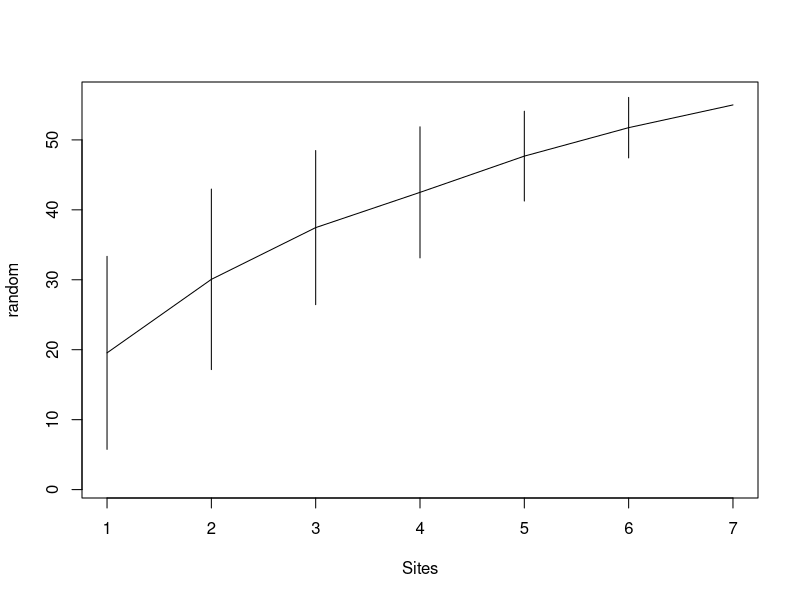
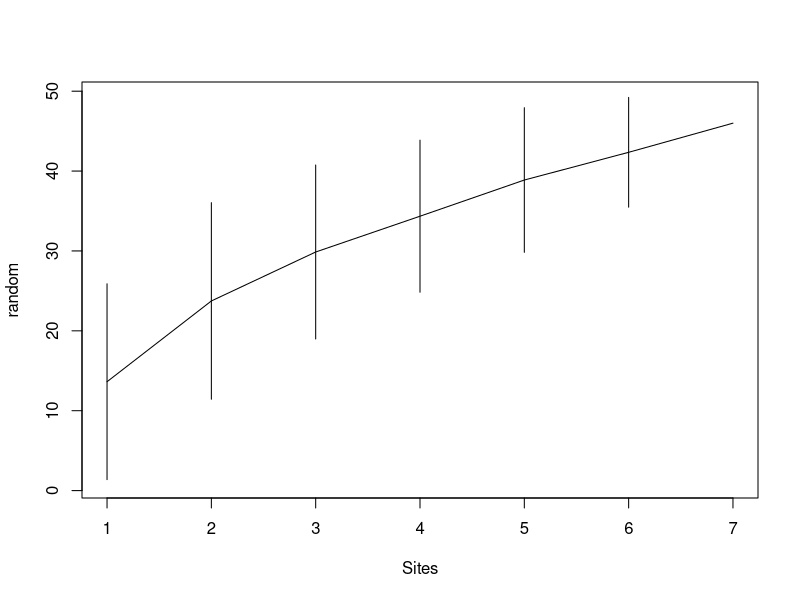
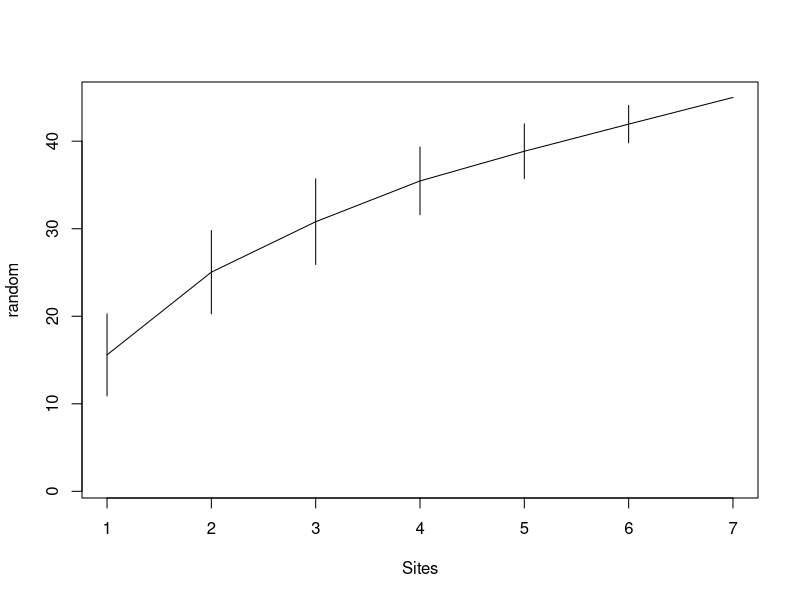
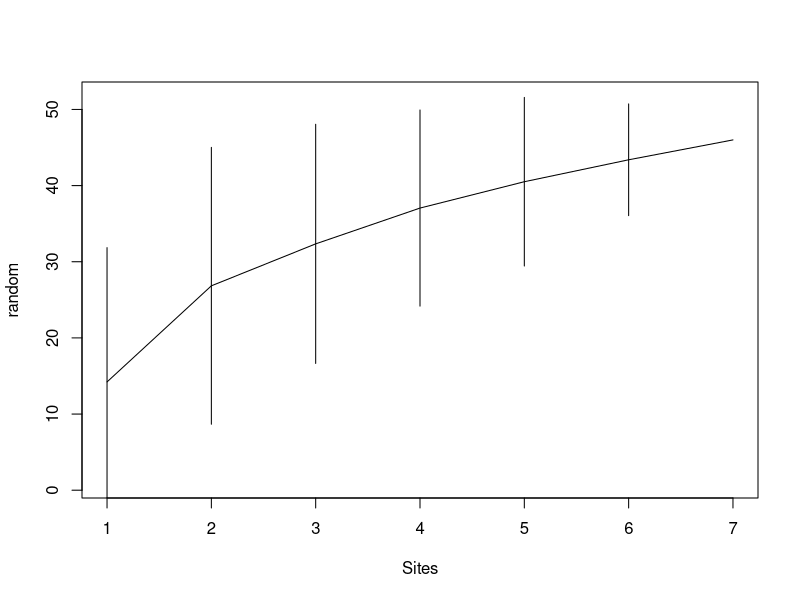
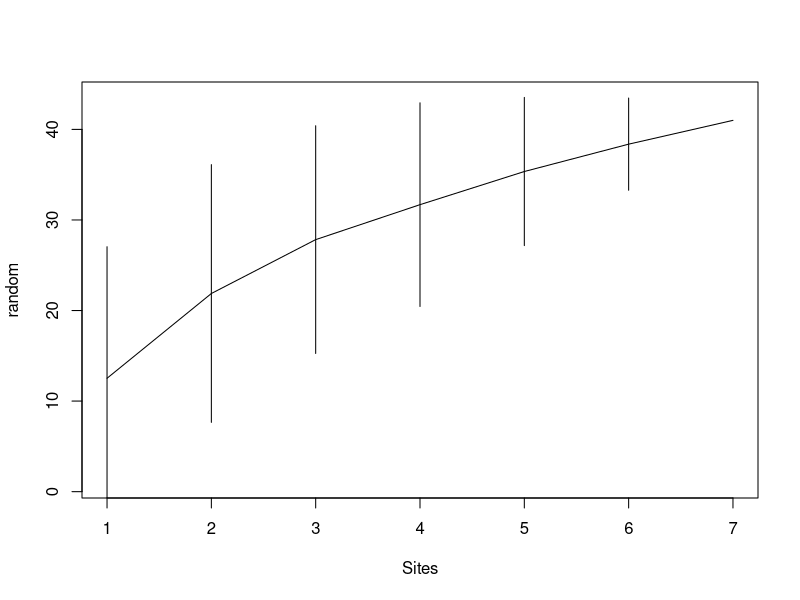
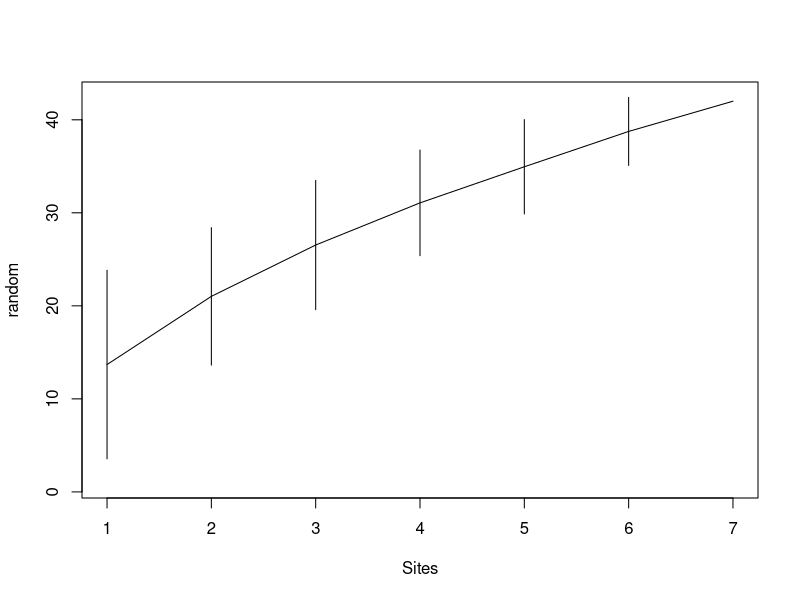
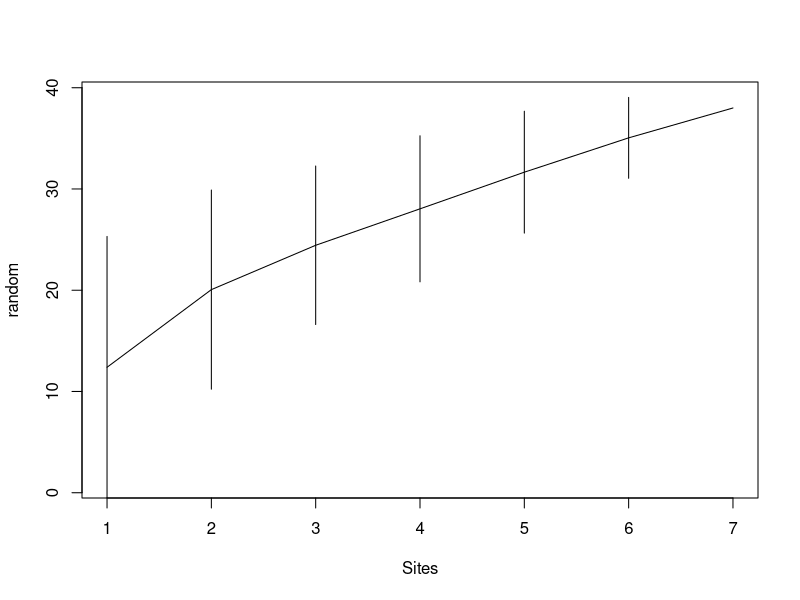
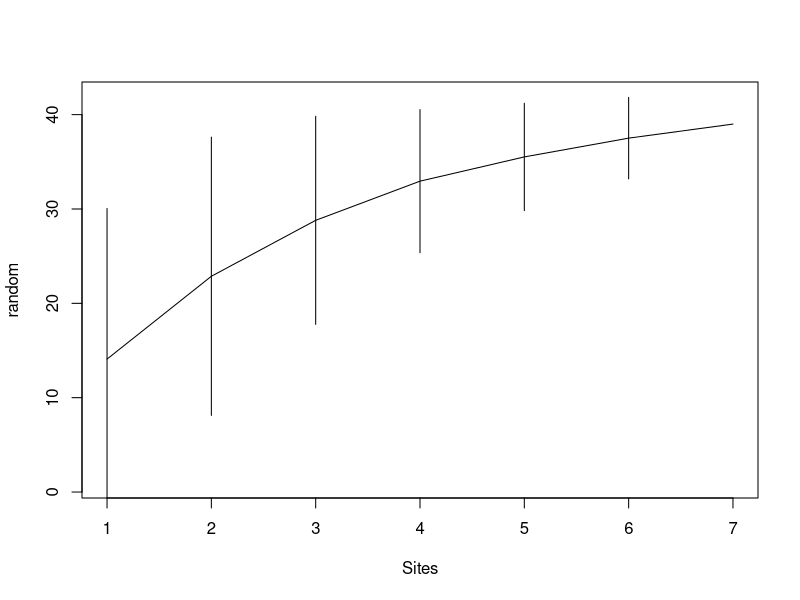

Here is the R script that generated these plots, in order:
.libPaths(c("E:\\Rlib", .libPaths()))

library(vegan)



#### Data

raw_int=read.csv("Data/Raw_InteractionData_BothYears.csv", header=TRUE,sep=",", as.is=TRUE, na.strings="(null)")
raw_int$Record_ID = 1:length(raw_int$Specimen_ID)
raw_int_2014 = raw_int[which(raw_int$Year == 2014),]
raw_int_2015 = raw_int[which(raw_int$Year == 2015),]

head(raw_int)
#   Year Plot Round            Plant      Specimen_ID Basic_Type  Treatment Record_ID
# 1 2014    2     1 Veronica_persica Sphaerophoria_sp   Hoverfly Heat+Water         1
# 2 2014    2     1 Lamium_purpureum Bombus_pascuorum  Bumblebee Heat+Water         2
# 3 2014   16     1  Stellaria_media  Eristalis_tenax   Hoverfly    Control         3
# 4 2014    1     1  Stellaria_media  Anthomyiidae_sp        Fly    Control         4
# 5 2014   11     1 Veronica_persica  Eristalis_tenax   Hoverfly       Heat         5
# 6 2014   23     1 Veronica_persica    Tachinidae_sp        Fly    Control         6


####

# 1. Each treatment
# 2. Each plot - 2014
# 3. Each plot - 2015


####

########################## 1. Each treatment ####

#### start with 2014

treat_2014_ls = split(raw_int_2014, raw_int_2014$Treatment)

treat_mat_2014_ls = lapply(treat_2014_ls, function(x) {
  mat1 = tapply(x$Record_ID, list(x$Round, x$Specimen_ID), length)
  mat1[is.na(mat1)] = 0
  mat1
})

head(treat_mat_2014_ls[1])
names(treat_mat_2014_ls)
# [1] "Control"    "Heat"       "Heat+Water" "Water"   

plot(specaccum(treat_mat_2014_ls[[1]], method="random"))
specpool(treat_mat_2014_ls[[1]])

plot(specaccum(treat_mat_2014_ls[[2]], method="random"))
specpool(treat_mat_2014_ls[[2]])

plot(specaccum(treat_mat_2014_ls[[3]], method="random"))
specpool(treat_mat_2014_ls[[3]])

plot(specaccum(treat_mat_2014_ls[[4]], method="random"))
specpool(treat_mat_2014_ls[[4]])
# none reach asymptote.


### 2015

treat_2015_ls = split(raw_int_2015, raw_int_2015$Treatment)

treat_mat_2015_ls = lapply(treat_2015_ls, function(x) {
  mat1 = tapply(x$Record_ID, list(x$Round, x$Specimen_ID), length)
  mat1[is.na(mat1)] = 0
  mat1
})

head(treat_mat_2015_ls[1])
names(treat_mat_2015_ls)
# [1] "Control"    "Heat"       "Heat+Water" "Water"   

plot(specaccum(treat_mat_2015_ls[[1]], method="random"))
specpool(treat_mat_2015_ls[[1]])

plot(specaccum(treat_mat_2015_ls[[2]], method="random"))
specpool(treat_mat_2015_ls[[2]])

plot(specaccum(treat_mat_2015_ls[[3]], method="random"))
specpool(treat_mat_2015_ls[[3]])

plot(specaccum(treat_mat_2015_ls[[4]], method="random"))
specpool(treat_mat_2015_ls[[4]])
# none reach asymptote.



#
########################## 2. Each plot - 2014 ####

raw_int_2014$Round = factor(raw_int_2014$Round)

plot_2014_ls = split(raw_int_2014, raw_int_2014$Plot)

plot_mat_2014_ls = lapply(plot_2014_ls, function(x) {
  mat1 = tapply(x$Record_ID, list(x$Round, x$Specimen_ID), length)
  mat1[is.na(mat1)] = 0
  mat1
})

head(plot_mat_2014_ls[1])
names(plot_mat_2014_ls)
# [1] "1"  "2"  "3"  "4"  "5"  "6"  "7"  "8"  "9"  "10" "11" "12" "13" "14" "15" "16" "17" "18" "19" "20" "21" "22" "23" "24"

plot(specaccum(plot_mat_2014_ls[[1]], method="random"))
# cycling through all plots shows none reach asymptote.


# calculate extrapolated richness values:
plot_2014_ex = Reduce(rbind,
                      Map(function(x, y) {
                        df1 = specpool(x)
                        df1$Plot = paste0(y)
                        df1$Year = "2014"
                        rownames(df1) = NULL
                        df1[, c(11, 10, 1:9)]
                        }, plot_mat_2014_ls, names(plot_mat_2014_ls)))
plot_2014_ex
#    Year Plot Species     chao   chao.se    jack1 jack1.se    jack2     boot  boot.se n
# 1  2014    1      25 41.80000 12.405160 37.00000 6.928203 44.02381 30.33528 4.170934 7
# 2  2014    2      18 20.20408  2.477242 23.14286 2.474358 23.26190 20.78329 1.731019 7
# 3  2014    3      22 43.00000 16.039015 34.00000 8.071113 41.61905 27.18339 4.399938 7
# 4  2014    4      18 39.42857 20.849314 26.57143 5.897076 32.52381 21.67379 3.058999 7
# 5  2014    5      21 26.78571  5.122728 28.71429 4.873921 31.57143 24.71333 2.633834 7
# 6  2014    6      22 34.34286  9.674406 32.28571 6.821335 37.88095 26.63556 3.967503 7
# 7  2014    7      12 13.71429  2.321154 15.42857 2.157096 15.90476 13.78172 1.331006 7
# 8  2014    8      15 18.00000  3.070598 21.00000 3.464102 21.83333 18.06336 2.510976 7
# 9  2014    9      23 30.40816  5.933378 32.42857 5.022399 36.11905 27.46813 2.922924 7
# 10 2014   10      20 41.00000 16.039015 32.00000 5.707138 39.61905 25.16084 2.862035 7
# 11 2014   11      19 43.14286 19.944481 30.14286 6.356742 37.64286 23.74595 3.203750 7
# 12 2014   12      20 34.28571 12.804123 28.57143 4.199125 33.92857 23.78604 2.263036 7
# 13 2014   13      24 48.77143 17.084443 38.57143 7.553888 47.73810 30.27546 3.427311 7
# 14 2014   14      22 34.96429 10.774962 31.42857 4.285714 36.90476 26.20359 2.352035 7
# 15 2014   15      26 67.28571 31.788630 40.57143 9.646825 50.92857 32.12833 4.953348 7
# 16 2014   16      21 28.14286  6.004533 29.57143 3.768830 33.14286 25.01111 2.215218 7
# 17 2014   17      18 27.14286  8.877090 24.85714 3.319700 28.78571 21.10871 1.827654 7
# 18 2014   18      19 44.92857 24.628101 28.42857 6.767268 35.09524 23.03094 3.667259 7
# 19 2014   19      23 37.48571 11.000809 34.14286 5.938460 40.45238 27.94100 3.093979 7
# 20 2014   20      25 33.04762  5.930521 36.14286 5.488392 40.07143 30.31514 3.196420 7
# 21 2014   21      27 37.50000  7.468685 39.00000 6.279217 44.23810 32.59998 3.541380 7
# 22 2014   22      21 49.00000 22.656861 33.00000 6.279217 41.21429 26.10577 2.939562 7
# 23 2014   23      32 49.35714 11.043773 47.42857 7.016017 55.52381 38.96231 3.599812 7
# 24 2014   24      24 56.14286 25.535090 36.85714 6.337449 45.78571 29.48547 3.309005 7




#
########################## 3. Each plot - 2015 ####

raw_int_2015$Round = factor(raw_int_2015$Round)

plot_2015_ls = split(raw_int_2015, raw_int_2015$Plot)

plot_mat_2015_ls = lapply(plot_2015_ls, function(x) {
  mat1 = tapply(x$Record_ID, list(x$Round, x$Specimen_ID), length)
  mat1[is.na(mat1)] = 0
  mat1
})

head(plot_mat_2015_ls[1])
names(plot_mat_2015_ls)
# [1] "1"  "2"  "3"  "4"  "5"  "6"  "7"  "8"  "9"  "10" "11" "12" "13" "14" "15" "16" "17" "18" "19" "20" "21" "22" "23" "24"

plot(specaccum(plot_mat_2015_ls[[1]], method="random"))
# cycling through all plots shows none reach asymptote.


# calculate extrapolated richness values:
plot_2015_ex = Reduce(rbind,
                      Map(function(x, y) {
                        df1 = specpool(x)
                        df1$Plot = paste0(y)
                        df1$Year = "2015"
                        rownames(df1) = NULL
                        df1[, c(11, 10, 1:9)]
                      }, plot_mat_2015_ls, names(plot_mat_2015_ls)))
plot_2015_ex
#    Year Plot Species      chao   chao.se    jack1 jack1.se    jack2     boot  boot.se n
# 1  2015    1      18  24.12245  5.145009 26.57143 6.712766 29.54762 22.08311 3.996655 7
# 2  2015    2      17  25.67857  7.809127 24.71429 4.314191 28.76190 20.49855 2.402844 7
# 3  2015    3      20  22.62500  2.724670 26.00000 4.720775 26.23810 23.21791 2.893865 7
# 4  2015    4      22  42.57143 17.398100 32.28571 7.068181 39.07143 26.44864 3.657134 7
# 5  2015    5      17  21.20000  4.219953 23.00000 2.927700 25.02381 19.93597 2.049986 7
# 6  2015    6      18  39.42857 20.849314 26.57143 5.283783 32.52381 21.68852 2.730762 7
# 7  2015    7      15  24.14286  8.877090 21.85714 3.568570 25.78571 18.06361 2.012068 7
# 8  2015    8      20  28.57143  7.256243 28.57143 3.989783 32.73810 23.91374 2.245156 7
# 9  2015    9      17  20.00000  3.070598 23.00000 3.207135 23.83333 20.06602 2.399000 7
# 10 2015   10      17  78.71429 71.693224 27.28571 6.161102 35.26190 21.19657 2.932142 7
# 11 2015   11      20  28.57143  7.256243 28.57143 4.398516 32.73810 23.93583 2.521692 7
# 12 2015   12      12  12.64286  1.123724 14.57143 1.979487 13.14286 13.63138 1.668553 7
# 13 2015   13      21  72.85714 60.982768 30.42857 4.668610 37.69048 24.92415 2.332230 7
# 14 2015   14      18  35.28571 15.017903 27.42857 4.668610 33.50000 22.06628 2.417669 7
# 15 2015   15      15  18.85714  4.182690 20.14286 2.799417 22.04762 17.48145 1.821975 7
# 16 2015   16      16  27.57143 10.757057 23.71429 5.834451 28.35714 19.40368 3.202663 7
# 17 2015   17      18  29.57143 10.757057 25.71429 4.873921 30.35714 21.40899 2.700498 7
# 18 2015   18      12  14.28571  3.041661 15.42857 2.157096 16.50000 13.70660 1.396181 7
# 19 2015   19      18 102.00000 95.686990 30.00000 6.803361 39.40476 22.87890 3.344755 7
# 20 2015   20      15  25.50000 11.341296 21.00000 2.618615 24.80952 17.63180 1.405056 7
# 21 2015   21      16  77.71429 71.693224 26.28571 5.421047 34.26190 20.19907 2.494185 7
# 22 2015   22      24  60.57143 28.579047 37.71429 6.259686 47.35714 29.76352 2.886501 7
# 23 2015   23      24  40.80000 12.405160 36.00000 6.803361 43.02381 29.29815 3.644231 7
# 24 2015   24      23  39.80000 12.405160 35.00000 5.707138 42.02381 28.25336 2.977502 7




####

